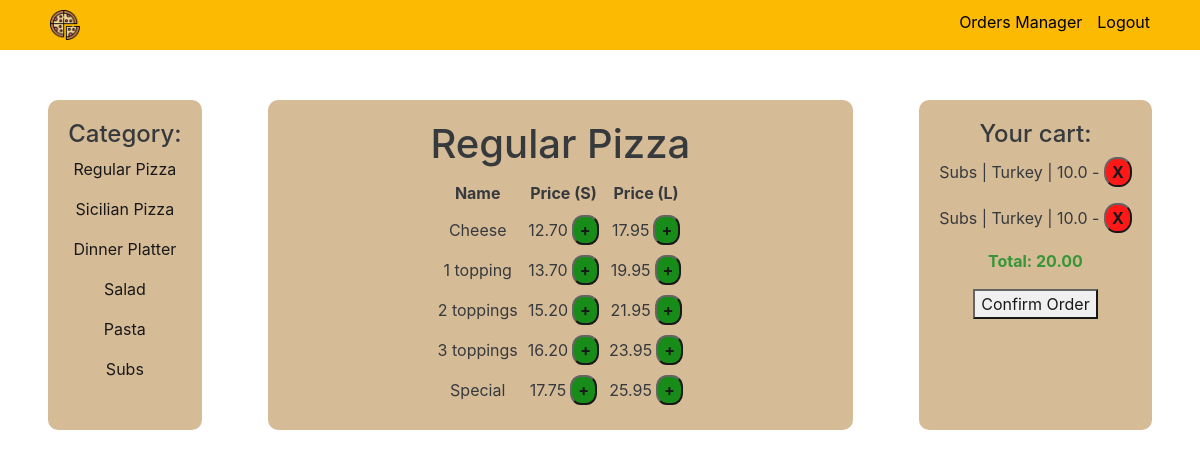
Page /order (signed in) on the committed database.
### orders/models.py (models this page shows, shortened)
class menuCategory(models.Model):
    name = models.CharField(max_length=64)

class regularPizza(models.Model):
    name = models.CharField(max_length=64)
    small = models.FloatField()
    large = models.FloatField()

class cart(models.Model):
    category = models.CharField(max_length=64)
    item = models.CharField(max_length=64)
    price = models.FloatField()
    order_number = models.ForeignKey("orderList", on_delete=models.CASCADE)
    add_on1 = models.CharField(max_length=64, null=True)
    add_on2 = models.CharField(max_length=64, null=True)
    add_on3 = models.CharField(max_length=64, null=True)
    remark = models.CharField(max_length=64, null=True)

### orders/views.py (the view)
# urls.py: path("order", views.orderNow, name="orderNow"),
def orderNow(request):
    category = "Regular Pizza"
    get_order = orderList.objects.all()
    if not get_order:
        order_number=1
        get_order=orderList(ordered_by=request.user, order_number=order_number, order_status="ordering")
        get_order.save()
        order_number=getOrderNum(request)
    else:
        get_order=orderList.objects.filter(ordered_by=request.user, order_status="ordering")
        if not get_order:
            get_order=orderList.objects.order_by("order_number").reverse()[0]
            order_number=getattr(get_order, "order_number")
            order_number+=1
            get_order=orderList(ordered_by=request.user, order_number=order_number, order_status="ordering")
            get_order.save()
            order_number=getOrderNum(request)
        elif get_order:
            order_number=getOrderNum(request)
    print(order_number)
    context = {
    "user": request.user,
    "categoryList":  menuCategory.objects.all(),
    "category": category,
    "addOn": getAddOn(category),
    "menuList": tableLookup(category),
    "userCart": list(cart.objects.filter(order_number=getOrderNum(request)).values()),
    "total": list(cart.objects.filter(order_number=getOrderNum(request)).aggregate(Sum("price")).values())[0]}
    return render(request, "orders/menu.html", context)

### orders/models.py (called while the page is built)
    def __str__(self):
        return f"Order #{self.order_number} | {self.ordered_by} | {self.order_status}"

### orders/views.py (called while the page is built, shortened)
def tableLookup(data):
    if data == "Regular Pizza":
        return regularPizza.objects.all()
    if data == "Sicilian Pizza":
        return sicilianPizza.objects.all()
    if data == "Pizza Toppings":
        return list(pizzaToppings.objects.values())

def getOrderNum(request):
    get_order=orderList.objects.get(ordered_by=request.user, order_status="ordering")
    return get_order

def getAddOn(data):
    if "Pizza" in data:
        add_on=tableLookup("Pizza Toppings")
    elif data=="Subs":
        add_on=tableLookup("addOn")
    else:
        add_on=""
    return add_on

### orders/templates/orders/menu.html (shortened to what this page needs)
{% extends "orders/layout.html" %}
{% block body %}
        <div class="menu">
            <div class="menuTitle">
                <h1>{{category}}</h1>
            </div>
            <div class="menuList">
                <table>
                    {% if category == "Salad" or category == "Pasta" %}
                        <tr>
                            <th>Name</th><th>Price</th>
                        </tr>
                        {% for item in menuList %}
                        <tr>
                            <td>{{item.name}}</td><td>{{item.price|floatformat:2}}<button type="button" onclick="popUpA('{{category}}', '{{item.name}}', '{{item.price}}', 'regular', {{addOn}})"> + </button></td>
                        </tr>
                        {% endfor %}
                    {% else %}
                        <tr>
                            <th>Name</th><th>Price (S)</th><th>Price (L)</th>
                        </tr>
                        {% for item in menuList %}
                        <tr>
                            {% if item.small == 0 %}
                                <td>{{item.name}}</td><td>-</td><td>{{item.large|floatformat:2}}<button type="button" onclick="popUpA('{{category}}', '{{item.name}}', '{{item.large}}', {{addOn}})"> + </button></td>
                            {% else %}
                                <td>{{item.name}}</td><td>{{item.small|floatformat:2}}<button type="button" onclick="popUpA('{{category}}', '{{item.name}}', '{{item.small}}', 'small', {{addOn}})"> + </button></td><td>{{item.large|floatformat:2}}<button type="button" onclick="popUpA('{{category}}', '{{item.name}}', '{{item.large}}', 'large', {{addOn}})"> + </button></td>
                            {% endif %}
                        </tr>
                        {% endfor %}
                    {% endif %}
                </table>
            </div>
        </div>
{% endblock %}

### orders/templates/orders/layout.html (shortened to what this page needs)
<!DOCTYPE html>
<html lang="en" dir="ltr">
    <head>
        {% load static %}
        <link rel="stylesheet" type="text/css" href="{% static 'orders/style.css' %}">
        <link rel="stylesheet" href="https://maxcdn.bootstrapcdn.com/bootstrap/4.1.3/css/bootstrap.min.css">
    </head>
    <body>
        <div class="topBar">
            <div class="left">
                <a href="{% url 'index' %}"><img src="{% static 'orders/pizza.png' %}" alt="logo" class="logoPic"></a>
            </div>
            <div class="right">
                <div class="right1">
                    {% if user.is_superuser  %}
                    <a href="{% url 'orderManager' %}">Orders Manager </a>
                    {% elif not user.is_superuser %}
                    <a href="{% url 'orderViewer' %}">Your Order </a>
                    {% endif %}
                </div>
                <div class="right2">
                    <a href="{% url 'logoutPage' %}">Logout</a>
                </div>
            </div>
        </div>
        <div class="container-fluid">
            {% if category %}
                <div class="menuCategoryList">
                    <h4>Category:</h4>
                    {% for item in categoryList %}
                    <p><a href="{% url 'menu' item.name %}">{{item.name}}</a></p>
                    {% endfor %}
                </div>
            {% endif %}
            {% block body %}{% endblock %}
            {% if category %}
                <div class="orderList">
                    <h4>Your cart:</h4>
                    {% for i in userCart %}
                        <p>{{i.category}} | {{i.item}} | {{i.price}} - <button type="button" onclick="popUpC('{{i.category}}', '{{i.item}}','{{i.price}}')">X</button></p>
                    {% endfor %}
                    {% if not total %}
                        <p>Nothing in cart.</p>
                        <p class="priceClass">Total: 0.00</p>
                    {% else %}
                        <p class="priceClass">Total: {{total|floatformat:2}}</p>
                        <div class="doneOrdering">
                            <button type="button" onclick="popUpB({{userCart}},{{total}})" name="button">Confirm Order</button>
                        </div>
                    {% endif %}
                </div>
            {% endif %}
        </div>
    </body>
</html>

### orders/static/orders/style.css (style rules this page uses)
.topBar { background-color: #fcba03; display: flex; justify-content: space-between; padding: 10px 50px; height: 50px; }
.container-fluid { margin-top: 50px; width: 100%; display: flex; height: 100%; }
.menuCategoryList { max-width: 330px; background-color: tan; text-align: center; border-radius: 10px; padding: 20px; margin: 0 auto; margin-bottom: 15px; opacity: 0.9; }
.menuCategoryList > p > a { color: black; margin-bottom: 10px; }
.menu { width: 50%; text-align: center; }
th, td { padding: 5px; }
td > button { margin-left: 4px; background-color: green; border-radius: 40%; font-weight: bold; }
.orderList { max-width: 330px; background-color: tan; text-align: center; border-radius: 10px; padding: 20px; margin: 0 auto; margin-bottom: 15px; opacity: 0.9; }
.orderList > p > button { font-weight: bold; background-color: red; border-radius: 45%; }
.menu { max-width: 660px; background-color: tan; text-align: center; border-radius: 10px; padding: 20px; margin: 0 auto; margin-bottom: 15px; opacity: 0.9; }
body { height: 100%; background: white url("background.jpg") no-repeat; background-size: cover; }
.menuList { text-align: center; }
.menuList table { margin: 0 auto; }
.left { max-width: 100px; }
.right { height: 100%; margin-top: auto; display: flex; }
.right1 { margin-right: 15px; }
.right1 > a { color: black; }
.right2 > a { color: black; }
.logoPic { height: 100%; }
.priceClass { color: forestgreen; font-weight: bold; }

### rows in the picture
menuCategory: name "Regular Pizza"
menuCategory: name "Sicilian Pizza"
menuCategory: name "Dinner Platter"
menuCategory: name "Salad"
menuCategory: name "Pasta"
menuCategory: name "Subs"
regularPizza: name "Cheese", small "12.70", large "17.95"
regularPizza: name "1 topping", small "13.70", large "19.95"
regularPizza: name "2 toppings", small "15.20", large "21.95"
regularPizza: name "3 toppings", small "16.20", large "23.95"
regularPizza: name "Special", small "17.75", large "25.95"
cart: category "Subs", item "Turkey", price "10.0"
cart: category "Subs", item "Turkey", price "10.0"

### other values in the picture
{{ total|floatformat:2 }} "20.00"
